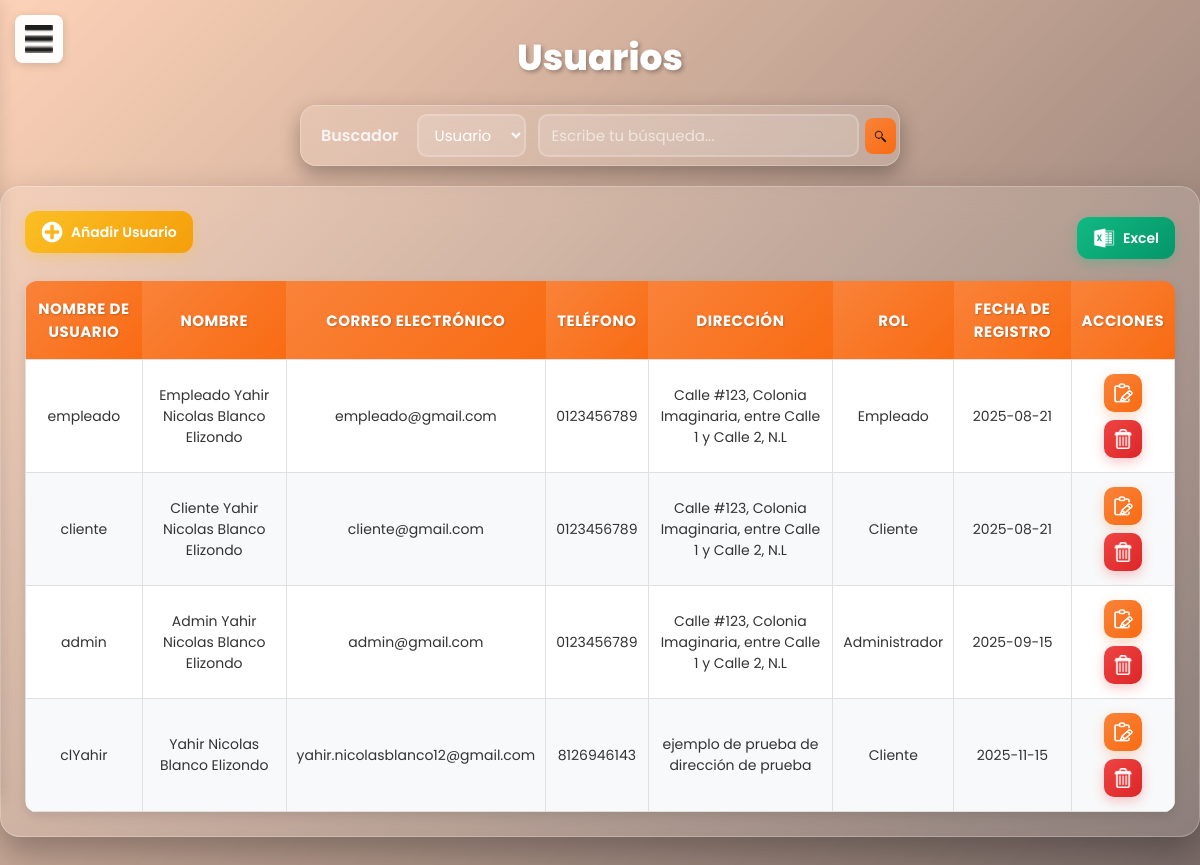
/submenuUsuarios.php (signed in), run on the app's committed database.
### tables this page shows
CREATE TABLE `usuarios` (
  `id_usuario` int(11) NOT NULL,
  `nom_usuario` varchar(50) NOT NULL,
  `nomcompleto_usuario` varchar(50) NOT NULL,
  `correo_usuario` varchar(50) NOT NULL,
  `pass_usuario` varchar(25) NOT NULL,
  `tel_usuario` varchar(11) NOT NULL,
  `direccion_usuario` text NOT NULL,
  `rol_usuario` varchar(15) NOT NULL,
  `activo_usuario` int(11) NOT NULL,
  `fecha_usuario` date DEFAULT current_timestamp()
);

### submenuUsuarios.php (the view, shortened to what this page needs)
<!DOCTYPE html>
<html lang="en">
<head>
    <link rel="stylesheet" href="css/usuarios.css">
</head>
<body>
    <label class="label-menu" for="menu"><img class="menu-icon" id="menuIcon" src="images/menu-icon.png"
            alt=""></label>
    <header class="header container">
        <h1>Usuarios</h1>
        <div class="buscador">
            <div class="buscador-form">
                <p>Buscador</p>
                <select id="filtro">
                    <option value="nom_usuario">Usuario</option>
                </select>
                <input type="text" id="texto" placeholder="Escribe tu búsqueda...">
                <button id="buscar">
                    <img src="images/logo_lupa.png" style="width: 15px; height: 15px; margin: 1px 2px 0 2px;"
                        alt="Buscar">
                </button>
            </div>
        </div>
    </header>
    <div class="table container">
        <div class="buttons-excel">
            <button class="btn-1" id="btnAbrirModal">
                <img src="images/logo_agregar.png" alt="">
                <p>Añadir Usuario</p>
            </button>
            <button class="btn-excel" id="btn-excel">
                <img src="images/logo_excel.png" alt="">
                <p>Excel</p>
            </button>
        </div>
        <table width="100%">
            <thead>
                <tr>
                    <th>Nombre de usuario</th>
                    <th>Nombre</th>
                    <th>Correo Electrónico</th>
                    <th>Teléfono</th>
                    <th>Dirección</th>
                    <th>Rol</th>
                    <th>Fecha de registro</th>
                    <th>Acciones</th>
                </tr>
            </thead>
            <tbody id="resultados">
                <?php
                include 'includes/conexion.php';
                $sql = "SELECT * FROM usuarios WHERE activo_usuario=1";
                $result = mysqli_query($conexion, $sql);
                if (mysqli_num_rows($result) > 0) {
                    $table = '';
                    while ($row = mysqli_fetch_array($result)) {
                        $table .= '
                        <tr>
                        <td>' . $row["nom_usuario"] . '</td>
                        <td>' . $row["nomcompleto_usuario"] . '</td>
                        <td>' . $row["correo_usuario"] . '</td>
                        <td>' . $row["tel_usuario"] . '</td>
                        <td>' . $row["direccion_usuario"] . '</td>
                        <td>' . $row["rol_usuario"] . '</td>
                        <td>' . $row["fecha_usuario"] . '</td>
                        <td>
                            <div class="buttons">
                                <button class="btn-2 btn-editar" data-editar="' . $row["nom_usuario"] . '">
                                    <img src="images/logo_editar.png" alt="">
                                </button>
                                <button class="btn-3 btn-eliminar" data-eliminar="' . $row["nom_usuario"] . '">
                                    <img src="images/logo_eliminar.png" alt="">
                                </button>
                            </div>
                        </td>
                        </tr>
                        ';
                    }
                    echo $table;
                }
                ?>
            </tbody>
        </table>
    </div>
</body>
</html>

### data on the page
usuarios: nom_usuario "empleado", nomcompleto_usuario "Empleado Yahir Nicolas Blanco Elizondo", correo_usuario "empleado@gmail.com", tel_usuario "0123456789", direccion_usuario "Calle #123, Colonia Imaginaria, entre Calle 1 y Calle 2, N.L", rol_usuario "Empleado", fecha_usuario "2025-08-21"
usuarios: nom_usuario "cliente", nomcompleto_usuario "Cliente Yahir Nicolas Blanco Elizondo", correo_usuario "cliente@gmail.com", tel_usuario "0123456789", direccion_usuario "Calle #123, Colonia Imaginaria, entre Calle 1 y Calle 2, N.L", rol_usuario "Cliente", fecha_usuario "2025-08-21"
usuarios: nom_usuario "admin", nomcompleto_usuario "Admin Yahir Nicolas Blanco Elizondo", correo_usuario "admin@gmail.com", tel_usuario "0123456789", direccion_usuario "Calle #123, Colonia Imaginaria, entre Calle 1 y Calle 2, N.L", rol_usuario "Administrador", fecha_usuario "2025-09-15"
usuarios: nom_usuario "clYahir", nomcompleto_usuario "Yahir Nicolas Blanco Elizondo", correo_usuario "yahir.nicolasblanco12@gmail.com", tel_usuario "8126946143", direccion_usuario "ejemplo de prueba de dirección de prueba", rol_usuario "Cliente", fecha_usuario "2025-11-15"
